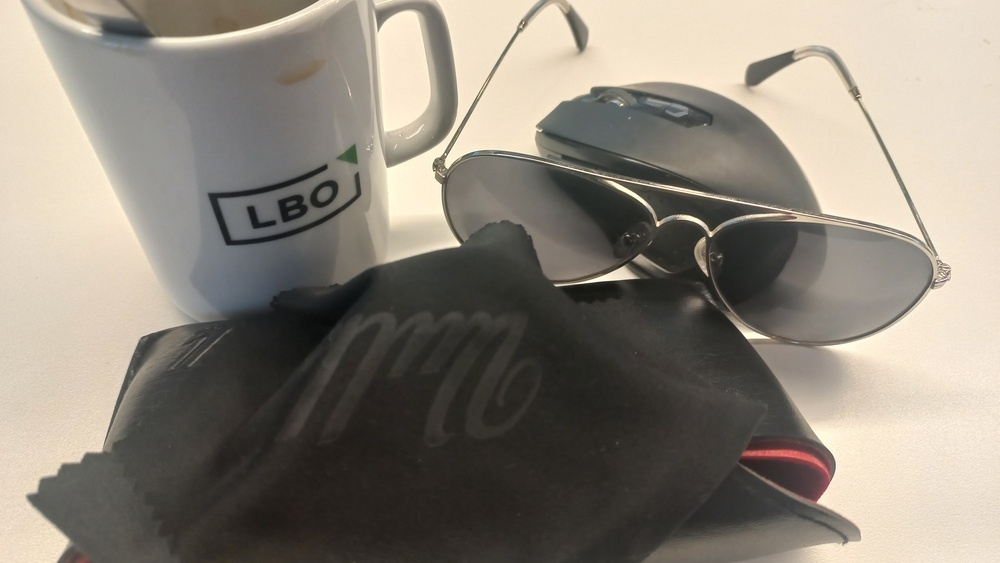
#> input picture lab1/glasses_pictures/foto (8).jpg, 1000 x 563 px, shrunk from 4624 x 2604 before the run
$ jupyter execute lab.ipynb
#> lines starting #> are read from the running program, lines starting #| are printed output that depends on the picture; after the words box and inside, x2 and y2 are one past the last pixel; in counts of white or black regions, pixels touching at a corner belong together
Ejercicios Unidad 1

1. Elija una de las imágenes color que tomó para la clase y aplique separación de canales y elija un método para transformarla en escala de grises. Muestre por pantalla los resultados obtenidos.

[cell 1]
import numpy as np
import cv2
import matplotlib.pyplot as plt

[cell 2]
img = cv2.imread("glasses_pictures/foto (8).jpg")
#> img is the input picture: shape (563, 1000, 3); mean B, G, R 121.3, 132.4, 139.6

[cell 3]
R, G, B = img[:, :, 0], img[:, :, 1], img[:, :, 2]
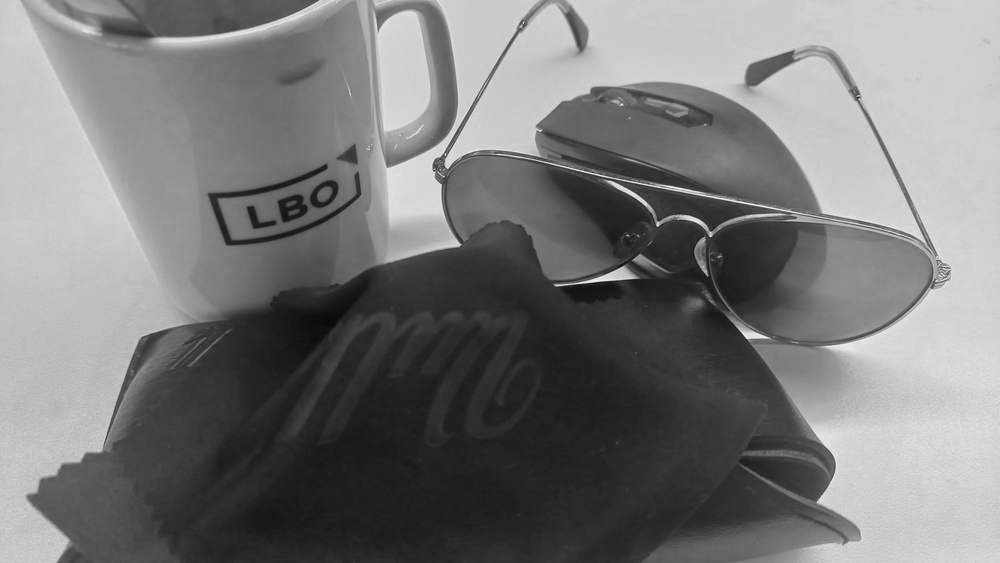
#> R: shape (563, 1000); min 9, max 246, mean 121.3
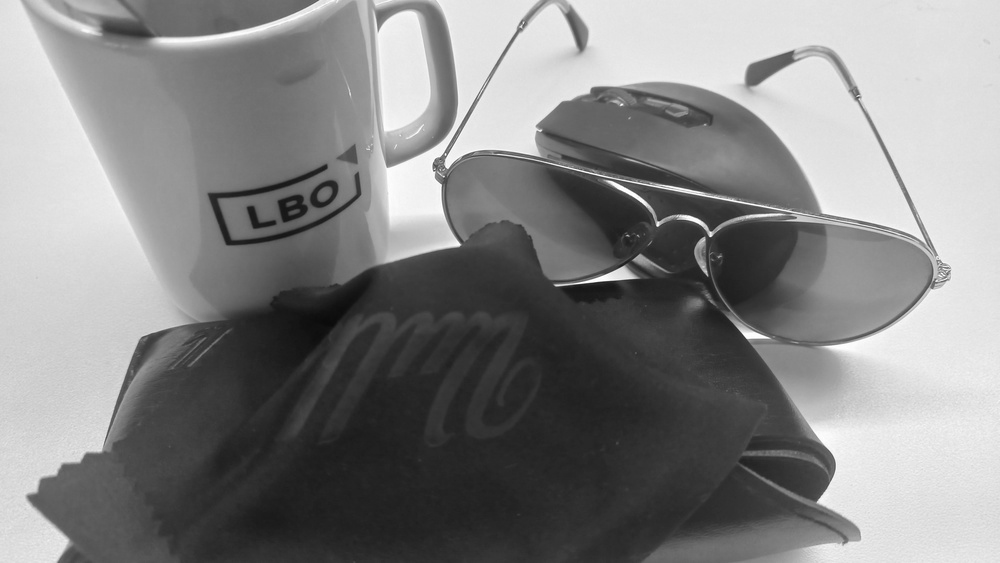
#> G: shape (563, 1000); min 10, max 255, mean 132.4
fig, axs = plt.subplots(1, 3, figsize=(15, 5))

axs[0].imshow(R, cmap='Reds')
axs[0].set_title('Canal Rojo')
axs[0].axis('off')

axs[1].imshow(G, cmap='Greens')
axs[1].set_title('Canal Verde')
axs[1].axis('off')

axs[2].imshow(B, cmap='Blues')
axs[2].set_title('Canal Azul')
axs[2].axis('off')

plt.show()
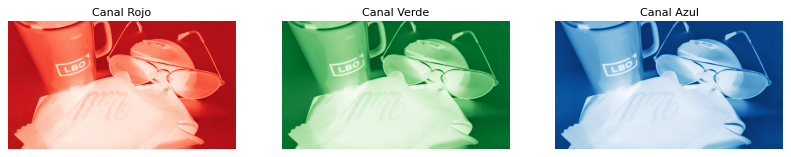
#> figure drawn by matplotlib, 3 panels

[cell 4]
img_gray = cv2.cvtColor(img, cv2.COLOR_BGR2GRAY)
plt.imshow(img_gray, cmap='gray')

2. Con las fotografías pedidas por la cátedra la clase pasada (la foto de objetos con fondo liso, y fotos del mismo producto en un contexto más complejo) usar los métodos de extracción de características (esos anteriores al Deep Learning) para encontrar la ubicación del producto dentro de la imagen.

[cell 5]
image1 = cv2.imread('glasses_pictures/foto (1).jpg')
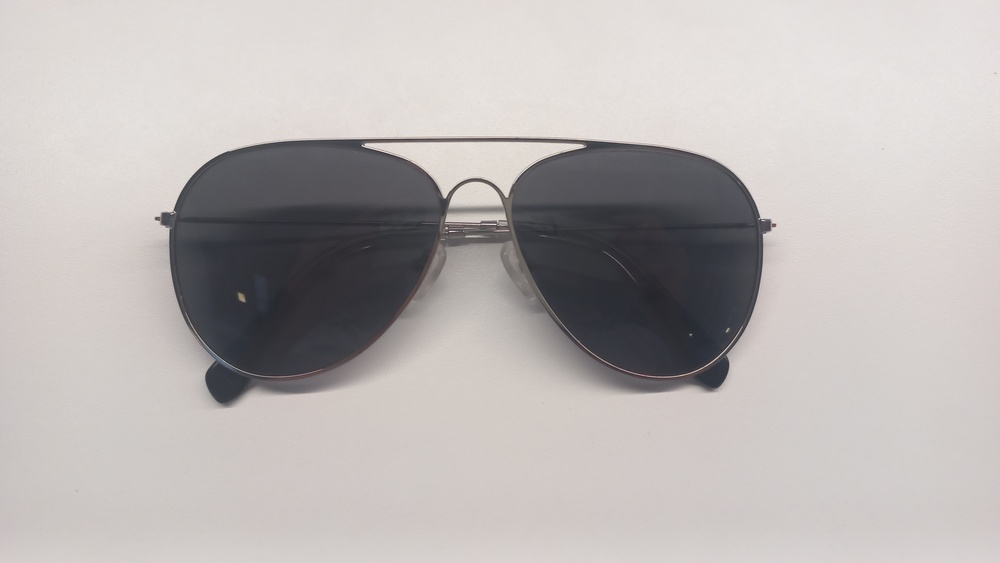
#> input picture lab1/glasses_pictures/foto (1).jpg, 1000 x 563 px, shrunk from 4624 x 2604 before the run
#> image1 is the input picture: shape (563, 1000, 3); mean B, G, R 179.7, 181.1, 185.9
image2 = cv2.imread('glasses_pictures/foto (8).jpg')

# Inicializar ORB
orb = cv2.ORB_create()

# Detectar keypoints y calcular descriptores
keypoints1, descriptors1 = orb.detectAndCompute(image1, None)
#> keypoints1 = 496 keypoints; strongest (x, y, size): (444, 196, 31), (444, 193, 64.3), (444, 194, 53.6), (773, 224, 37.2)
keypoints2, descriptors2 = orb.detectAndCompute(image2, None)
#> keypoints2 = 500 keypoints; strongest (x, y, size): (710, 232, 31), (710, 236, 31), (658, 224, 37.2), (657, 225, 31)

# Crear un objeto BFMatcher para encontrar las coincidencias
bf = cv2.BFMatcher(cv2.NORM_HAMMING, crossCheck=True)

# Encontrar coincidencias
matches = bf.match(descriptors1, descriptors2)
#> matches = 108 matches

# Ordenar las coincidencias en orden de distancia (cuanto más baja, mejor)
matches = sorted(matches, key=lambda x:x.distance)

# Dibujar las primeras 15 coincidencias
matched_img = cv2.drawMatches(image1, keypoints1, image2, keypoints2, matches[:15], outImg=None, flags=2)
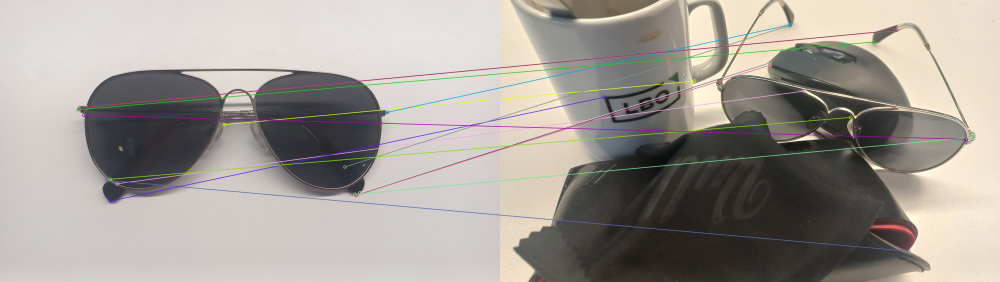
#> matched_img: shape (563, 2000, 3) (shown at 1/2 size); mean B, G, R 150.4, 156.5, 162.4

# Ajustar el tamaño de la figura de matplotlib
plt.figure(figsize=(15, 20))
plt.imshow(cv2.cvtColor(matched_img, cv2.COLOR_BGR2RGB))
plt.title('Emparejamiento de Imágenes')
plt.axis('off')
plt.show()

3. Para leer un paper, conviene arrancar leyendo el abstract, luego hacer una lectura por los títulos de las distintas secciones, prestar atención a las imágenes y su texto asociado, y leer con detalle la conclusión.

    Se dividirá la comisión completa en 5 grupos de dialogo, cada grupo tomará un paper diferente de los que se muestran en la sección “Técnicas de extracción de características mediante aprendizaje profundo.” Les proponemos hacer una primera lectura del mismo. Luego de la misma un par de valientes del grupo dará una breve presentación de los mismos.

    [01_superpoint.pdf](https://drive.google.com/file/d/1tx6GrL1Cr-LnQBSH1K9xffPxbasQugE9/view?usp=drive_web)

    [02_d2net.pdf](https://drive.google.com/file/d/1-b07QhWcRdQWYhZxQ6wY97KN_Oiu1M8L/view?usp=drive_web)

    [03_NeurIPS.pdf](https://drive.google.com/file/d/1su2irZiTg1brgTUaAGxgUquHzZDzp_7d/view?usp=drive_web)

    [04_liu2018.pdf](https://drive.google.com/file/d/1IQT7nKAHXQD7opxk7ws-mLok7NGdXe09/view?usp=drive_web)

    [05_Zhang_Deep_Graphical_Feature_Learning.pdf](https://drive.google.com/file/d/15mFrmQvKmCFX_WeFNYfticSOrOKcKVTL/view?usp=drive_web)

4. Con los videos de youtube.com de cámara fija pedidos para esta clase, aplicar los algoritmos de detección de movimiento vistos en la teoría.

5. Genere un video en un patio o en un hall de edificio donde en un principio se vea vacío y luego aparezca una persona. Mediante los métodos de motion detection (sin usar deep learning) logre una detección de la persona cuando entra al cuadro suponiendo la utilidad para una cámara de seguridad.
Luego sobre el mismo video aplique los algoritmos de flujo denso y disperso que se mostraron en clase.
Escriba una reflexión sobre los resultados en el formato md dentro del Jupyter Notebook.

[cell 6]
# [108 lines left out: functions process_frame_difference_full, process_sparse_optical_flow, process_dense_optical_flow, not called in this run]

### Elección de video

[cell 7]
path = "walking_videos\\walking(3).mp4"

### Sin deep learning

[cell 8]
captura = cv2.VideoCapture(path)
ret, prev = captura.read()
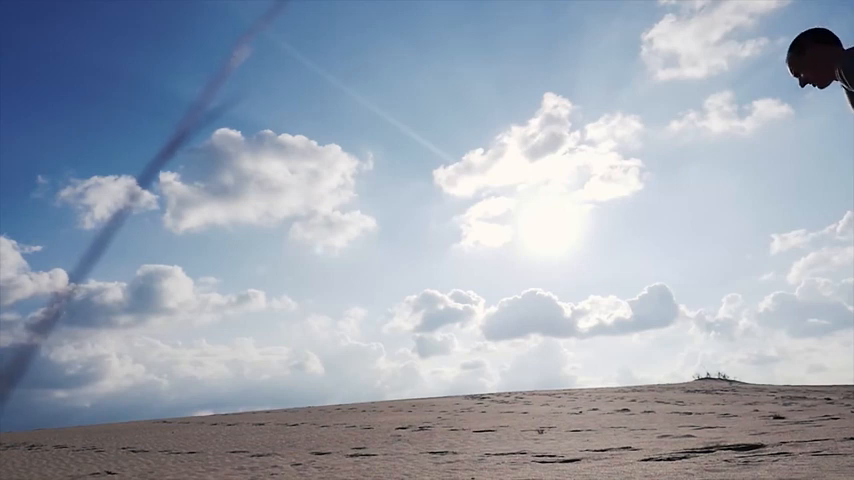
#> input picture frame 46 of lab1/walking_videos/walking(3).mp4, 854 x 480 px
#> prev is the input picture: shape (480, 854, 3); mean B, G, R 179.6, 165.5, 156.2
prev = cv2.cvtColor(prev, cv2.COLOR_BGR2GRAY)
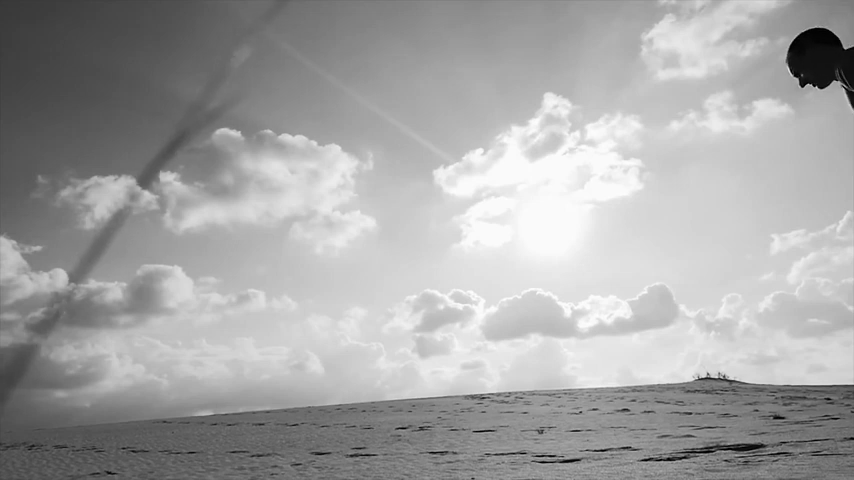
#> prev: shape (480, 854); min 0, max 255, mean 164.3
while (captura.isOpened()):
  ret, imagen = captura.read()
  if ret == True:
    gray = cv2.cvtColor(imagen, cv2.COLOR_BGR2GRAY)
    frame_diff = cv2.absdiff(gray, prev)
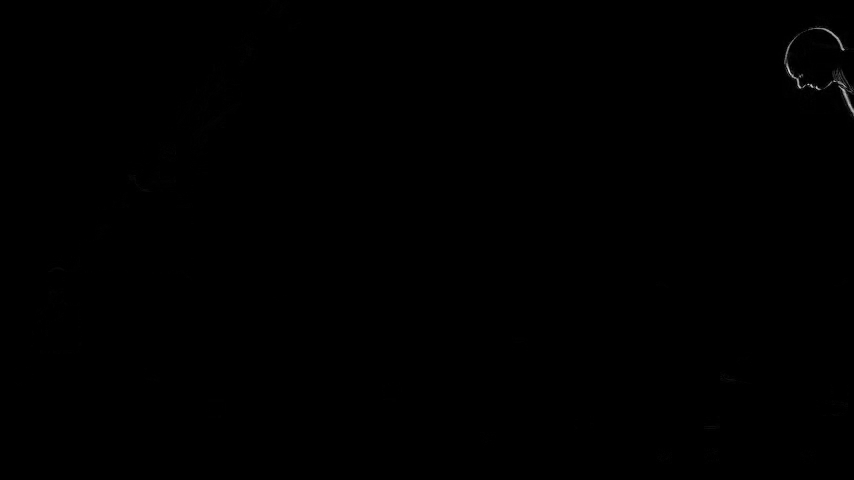
#> frame_diff: shape (480, 854); min 0, max 221, mean 0.2
    ret, thres = cv2.threshold(frame_diff, 35, 255, cv2.THRESH_BINARY)
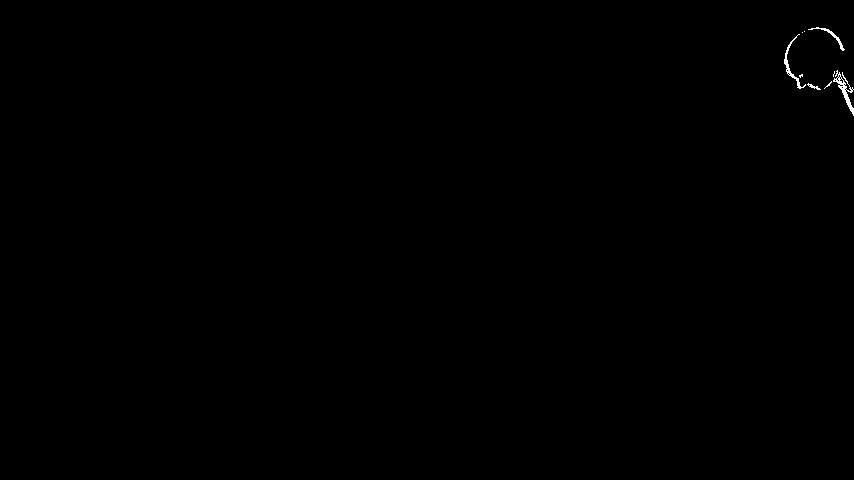
#> thres: shape (480, 854); 0.14% white in thin lines or dots, all inside (x1, y1, x2, y2) = (784, 27, 854, 116)

    prev = gray.copy()
    cv2.imshow('original',imagen)
    cv2.imshow('foregroundMask',thres)
    if cv2.waitKey(30) == ord('s'):
#> (key Esc is pressed here)
      break
  else: break
captura.release()
cv2.destroyAllWindows()
